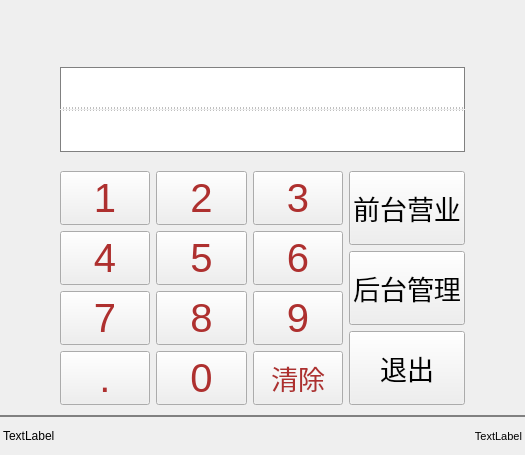
<?xml version="1.0" encoding="UTF-8"?>
<ui version="4.0">
 <class>backviewdialog3_Dialog</class>
 <widget class="QDialog" name="backviewdialog3_Dialog">
  <property name="geometry">
   <rect>
    <x>0</x>
    <y>0</y>
    <width>525</width>
    <height>455</height>
   </rect>
  </property>
  <property name="windowTitle">
   <string>Dialog</string>
  </property>
  <layout class="QVBoxLayout" name="verticalLayout_3" stretch="1,0,0">
   <property name="spacing">
    <number>0</number>
   </property>
   <property name="leftMargin">
    <number>0</number>
   </property>
   <property name="topMargin">
    <number>0</number>
   </property>
   <property name="rightMargin">
    <number>0</number>
   </property>
   <property name="bottomMargin">
    <number>0</number>
   </property>
   <item>
    <widget class="QFrame" name="frame">
     <property name="minimumSize">
      <size>
       <width>0</width>
       <height>0</height>
      </size>
     </property>
     <property name="maximumSize">
      <size>
       <width>16777215</width>
       <height>16777215</height>
      </size>
     </property>
     <property name="styleSheet">
      <string notr="true"/>
     </property>
     <property name="frameShape">
      <enum>QFrame::NoFrame</enum>
     </property>
     <property name="frameShadow">
      <enum>QFrame::Raised</enum>
     </property>
     <property name="lineWidth">
      <number>0</number>
     </property>
     <property name="outer_stylesheet" stdset="0">
      <string>normal_view_color</string>
     </property>
     <layout class="QVBoxLayout" name="verticalLayout_5" stretch="0,1,0">
      <property name="spacing">
       <number>0</number>
      </property>
      <property name="leftMargin">
       <number>0</number>
      </property>
      <property name="topMargin">
       <number>0</number>
      </property>
      <property name="rightMargin">
       <number>0</number>
      </property>
      <property name="bottomMargin">
       <number>0</number>
      </property>
      <item>
       <layout class="QHBoxLayout" name="horizontalLayout_3" stretch="0,1,0">
        <property name="spacing">
         <number>0</number>
        </property>
        <item>
         <widget class="QPushButton" name="pushButton">
          <property name="focusPolicy">
           <enum>Qt::NoFocus</enum>
          </property>
          <property name="styleSheet">
           <string notr="true">background:transparent;
border:0px;</string>
          </property>
          <property name="text">
           <string/>
          </property>
          <property name="icon">
           <iconset resource="../res.qrc">
            <normaloff>:/image/widgets_pic/logo1.png</normaloff>:/image/widgets_pic/logo1.png</iconset>
          </property>
          <property name="iconSize">
           <size>
            <width>100</width>
            <height>50</height>
           </size>
          </property>
          <property name="flat">
           <bool>false</bool>
          </property>
         </widget>
        </item>
        <item>
         <spacer name="horizontalSpacer">
          <property name="orientation">
           <enum>Qt::Horizontal</enum>
          </property>
          <property name="sizeHint" stdset="0">
           <size>
            <width>40</width>
            <height>20</height>
           </size>
          </property>
         </spacer>
        </item>
        <item>
         <widget class="QPushButton" name="pushButton_dbset">
          <property name="sizePolicy">
           <sizepolicy hsizetype="Expanding" vsizetype="Expanding">
            <horstretch>0</horstretch>
            <verstretch>0</verstretch>
           </sizepolicy>
          </property>
          <property name="minimumSize">
           <size>
            <width>0</width>
            <height>0</height>
           </size>
          </property>
          <property name="maximumSize">
           <size>
            <width>16777215</width>
            <height>16777215</height>
           </size>
          </property>
          <property name="focusPolicy">
           <enum>Qt::StrongFocus</enum>
          </property>
          <property name="styleSheet">
           <string notr="true">border:0px;
background:transparent;</string>
          </property>
          <property name="text">
           <string/>
          </property>
          <property name="icon">
           <iconset resource="../res.qrc">
            <normaloff>:/image/widgets_pic/sqlsetting.png</normaloff>:/image/widgets_pic/sqlsetting.png</iconset>
          </property>
          <property name="iconSize">
           <size>
            <width>30</width>
            <height>30</height>
           </size>
          </property>
          <property name="autoDefault">
           <bool>true</bool>
          </property>
          <property name="default">
           <bool>true</bool>
          </property>
          <property name="flat">
           <bool>true</bool>
          </property>
         </widget>
        </item>
       </layout>
      </item>
      <item>
       <spacer name="verticalSpacer">
        <property name="orientation">
         <enum>Qt::Vertical</enum>
        </property>
        <property name="sizeHint" stdset="0">
         <size>
          <width>20</width>
          <height>40</height>
         </size>
        </property>
       </spacer>
      </item>
      <item>
       <layout class="QVBoxLayout" name="verticalLayout_2">
        <property name="spacing">
         <number>0</number>
        </property>
        <property name="leftMargin">
         <number>60</number>
        </property>
        <property name="rightMargin">
         <number>60</number>
        </property>
        <property name="bottomMargin">
         <number>10</number>
        </property>
        <item>
         <widget class="QLineEdit" name="lineEdit_usr">
          <property name="sizePolicy">
           <sizepolicy hsizetype="Expanding" vsizetype="Fixed">
            <horstretch>0</horstretch>
            <verstretch>0</verstretch>
           </sizepolicy>
          </property>
          <property name="minimumSize">
           <size>
            <width>0</width>
            <height>42</height>
           </size>
          </property>
          <property name="maximumSize">
           <size>
            <width>16777215</width>
            <height>50</height>
           </size>
          </property>
          <property name="styleSheet">
           <string notr="true">QLineEdit{
background-image: url(:/image/widgets_pic/login_usr.png);
background-repeat: no-repeat;

padding-left:60px;
border:1px solid gray;
border-bottom:1px dashed gray;

color:#A0A0A0;
font-size:20pt;
}

QLineEdit:focus{
color:purple;
}</string>
          </property>
          <property name="text">
           <string/>
          </property>
         </widget>
        </item>
        <item>
         <widget class="QLineEdit" name="lineEdit_pwd">
          <property name="minimumSize">
           <size>
            <width>0</width>
            <height>42</height>
           </size>
          </property>
          <property name="maximumSize">
           <size>
            <width>16777215</width>
            <height>40</height>
           </size>
          </property>
          <property name="styleSheet">
           <string notr="true">QLineEdit{
background-image: url(:/image/widgets_pic/login_pwd.png);
background-repeat: no-repeat;

padding-left:60px;
border:1px solid gray;
border-top:1px dashed gray;

color:#A0A0A0;
font-size:20pt;
}

QLineEdit:focus{
color:purple;
}</string>
          </property>
          <property name="text">
           <string/>
          </property>
         </widget>
        </item>
       </layout>
      </item>
     </layout>
    </widget>
   </item>
   <item>
    <widget class="QFrame" name="frame_2">
     <property name="frameShape">
      <enum>QFrame::NoFrame</enum>
     </property>
     <property name="frameShadow">
      <enum>QFrame::Raised</enum>
     </property>
     <layout class="QVBoxLayout" name="verticalLayout_4">
      <property name="leftMargin">
       <number>60</number>
      </property>
      <property name="topMargin">
       <number>10</number>
      </property>
      <property name="rightMargin">
       <number>60</number>
      </property>
      <property name="bottomMargin">
       <number>10</number>
      </property>
      <item>
       <layout class="QHBoxLayout" name="horizontalLayout" stretch="3,1">
        <item>
         <layout class="QGridLayout" name="gridLayout">
          <item row="0" column="0">
           <widget class="QPushButton" name="pushButton_num1">
            <property name="sizePolicy">
             <sizepolicy hsizetype="Expanding" vsizetype="Expanding">
              <horstretch>0</horstretch>
              <verstretch>0</verstretch>
             </sizepolicy>
            </property>
            <property name="minimumSize">
             <size>
              <width>0</width>
              <height>0</height>
             </size>
            </property>
            <property name="maximumSize">
             <size>
              <width>16777215</width>
              <height>16777215</height>
             </size>
            </property>
            <property name="focusPolicy">
             <enum>Qt::NoFocus</enum>
            </property>
            <property name="styleSheet">
             <string notr="true">QPushButton{
color:#ae302f;
font:30pt;
}</string>
            </property>
            <property name="text">
             <string>1</string>
            </property>
            <property name="outer_stylesheet" stdset="0">
             <string>pushbutton</string>
            </property>
           </widget>
          </item>
          <item row="0" column="1">
           <widget class="QPushButton" name="pushButton_num2">
            <property name="sizePolicy">
             <sizepolicy hsizetype="Expanding" vsizetype="Expanding">
              <horstretch>0</horstretch>
              <verstretch>0</verstretch>
             </sizepolicy>
            </property>
            <property name="minimumSize">
             <size>
              <width>0</width>
              <height>0</height>
             </size>
            </property>
            <property name="maximumSize">
             <size>
              <width>16777215</width>
              <height>16777215</height>
             </size>
            </property>
            <property name="focusPolicy">
             <enum>Qt::NoFocus</enum>
            </property>
            <property name="styleSheet">
             <string notr="true">QPushButton{
color:#ae302f;
font:30pt;
}</string>
            </property>
            <property name="text">
             <string>2</string>
            </property>
            <property name="outer_stylesheet" stdset="0">
             <string>pushbutton</string>
            </property>
           </widget>
          </item>
          <item row="0" column="2">
           <widget class="QPushButton" name="pushButton_num3">
            <property name="sizePolicy">
             <sizepolicy hsizetype="Expanding" vsizetype="Expanding">
              <horstretch>0</horstretch>
              <verstretch>0</verstretch>
             </sizepolicy>
            </property>
            <property name="minimumSize">
             <size>
              <width>0</width>
              <height>0</height>
             </size>
            </property>
            <property name="maximumSize">
             <size>
              <width>16777215</width>
              <height>16777215</height>
             </size>
            </property>
            <property name="focusPolicy">
             <enum>Qt::NoFocus</enum>
            </property>
            <property name="styleSheet">
             <string notr="true">QPushButton{
color:#ae302f;
font:30pt;
}</string>
            </property>
            <property name="text">
             <string>3</string>
            </property>
            <property name="outer_stylesheet" stdset="0">
             <string>pushbutton</string>
            </property>
           </widget>
          </item>
          <item row="1" column="0">
           <widget class="QPushButton" name="pushButton_num4">
            <property name="sizePolicy">
             <sizepolicy hsizetype="Expanding" vsizetype="Expanding">
              <horstretch>0</horstretch>
              <verstretch>0</verstretch>
             </sizepolicy>
            </property>
            <property name="minimumSize">
             <size>
              <width>0</width>
              <height>0</height>
             </size>
            </property>
            <property name="maximumSize">
             <size>
              <width>16777215</width>
              <height>16777215</height>
             </size>
            </property>
            <property name="focusPolicy">
             <enum>Qt::NoFocus</enum>
            </property>
            <property name="styleSheet">
             <string notr="true">QPushButton{
color:#ae302f;
font:30pt;
}</string>
            </property>
            <property name="text">
             <string>4</string>
            </property>
            <property name="outer_stylesheet" stdset="0">
             <string>pushbutton</string>
            </property>
           </widget>
          </item>
          <item row="1" column="1">
           <widget class="QPushButton" name="pushButton_num5">
            <property name="sizePolicy">
             <sizepolicy hsizetype="Expanding" vsizetype="Expanding">
              <horstretch>0</horstretch>
              <verstretch>0</verstretch>
             </sizepolicy>
            </property>
            <property name="minimumSize">
             <size>
              <width>0</width>
              <height>0</height>
             </size>
            </property>
            <property name="maximumSize">
             <size>
              <width>16777215</width>
              <height>16777215</height>
             </size>
            </property>
            <property name="focusPolicy">
             <enum>Qt::NoFocus</enum>
            </property>
            <property name="styleSheet">
             <string notr="true">QPushButton{
color:#ae302f;
font:30pt;
}</string>
            </property>
            <property name="text">
             <string>5</string>
            </property>
            <property name="outer_stylesheet" stdset="0">
             <string>pushbutton</string>
            </property>
           </widget>
          </item>
          <item row="1" column="2">
           <widget class="QPushButton" name="pushButton_num6">
            <property name="sizePolicy">
             <sizepolicy hsizetype="Expanding" vsizetype="Expanding">
              <horstretch>0</horstretch>
              <verstretch>0</verstretch>
             </sizepolicy>
            </property>
            <property name="minimumSize">
             <size>
              <width>0</width>
              <height>0</height>
             </size>
            </property>
            <property name="maximumSize">
             <size>
              <width>16777215</width>
              <height>16777215</height>
             </size>
            </property>
            <property name="focusPolicy">
             <enum>Qt::NoFocus</enum>
            </property>
            <property name="styleSheet">
             <string notr="true">QPushButton{
color:#ae302f;
font:30pt;
}</string>
            </property>
            <property name="text">
             <string>6</string>
            </property>
            <property name="outer_stylesheet" stdset="0">
             <string>pushbutton</string>
            </property>
           </widget>
          </item>
          <item row="2" column="0">
           <widget class="QPushButton" name="pushButton_num7">
            <property name="sizePolicy">
             <sizepolicy hsizetype="Expanding" vsizetype="Expanding">
              <horstretch>0</horstretch>
              <verstretch>0</verstretch>
             </sizepolicy>
            </property>
            <property name="minimumSize">
             <size>
              <width>0</width>
              <height>0</height>
             </size>
            </property>
            <property name="maximumSize">
             <size>
              <width>16777215</width>
              <height>16777215</height>
             </size>
            </property>
            <property name="focusPolicy">
             <enum>Qt::NoFocus</enum>
            </property>
            <property name="styleSheet">
             <string notr="true">QPushButton{
color:#ae302f;
font:30pt;
}</string>
            </property>
            <property name="text">
             <string>7</string>
            </property>
            <property name="outer_stylesheet" stdset="0">
             <string>pushbutton</string>
            </property>
           </widget>
          </item>
          <item row="2" column="1">
           <widget class="QPushButton" name="pushButton_num8">
            <property name="sizePolicy">
             <sizepolicy hsizetype="Expanding" vsizetype="Expanding">
              <horstretch>0</horstretch>
              <verstretch>0</verstretch>
             </sizepolicy>
            </property>
            <property name="minimumSize">
             <size>
              <width>0</width>
              <height>0</height>
             </size>
            </property>
            <property name="maximumSize">
             <size>
              <width>16777215</width>
              <height>16777215</height>
             </size>
            </property>
            <property name="focusPolicy">
             <enum>Qt::NoFocus</enum>
            </property>
            <property name="styleSheet">
             <string notr="true">QPushButton{
color:#ae302f;
font:30pt;
}</string>
            </property>
            <property name="text">
             <string>8</string>
            </property>
            <property name="outer_stylesheet" stdset="0">
             <string>pushbutton</string>
            </property>
           </widget>
          </item>
          <item row="2" column="2">
           <widget class="QPushButton" name="pushButton_num9">
            <property name="sizePolicy">
             <sizepolicy hsizetype="Expanding" vsizetype="Expanding">
              <horstretch>0</horstretch>
              <verstretch>0</verstretch>
             </sizepolicy>
            </property>
            <property name="minimumSize">
             <size>
              <width>0</width>
              <height>0</height>
             </size>
            </property>
            <property name="maximumSize">
             <size>
              <width>16777215</width>
              <height>16777215</height>
             </size>
            </property>
            <property name="focusPolicy">
             <enum>Qt::NoFocus</enum>
            </property>
            <property name="styleSheet">
             <string notr="true">QPushButton{
color:#ae302f;
font:30pt;
}</string>
            </property>
            <property name="text">
             <string>9</string>
            </property>
            <property name="outer_stylesheet" stdset="0">
             <string>pushbutton</string>
            </property>
           </widget>
          </item>
          <item row="3" column="0">
           <widget class="QPushButton" name="pushButton_dot">
            <property name="sizePolicy">
             <sizepolicy hsizetype="Expanding" vsizetype="Expanding">
              <horstretch>0</horstretch>
              <verstretch>0</verstretch>
             </sizepolicy>
            </property>
            <property name="minimumSize">
             <size>
              <width>0</width>
              <height>0</height>
             </size>
            </property>
            <property name="maximumSize">
             <size>
              <width>16777215</width>
              <height>16777215</height>
             </size>
            </property>
            <property name="focusPolicy">
             <enum>Qt::NoFocus</enum>
            </property>
            <property name="styleSheet">
             <string notr="true">QPushButton{
color:#ae302f;
font:30pt;
}</string>
            </property>
            <property name="text">
             <string>.</string>
            </property>
            <property name="outer_stylesheet" stdset="0">
             <string>pushbutton</string>
            </property>
           </widget>
          </item>
          <item row="3" column="1">
           <widget class="QPushButton" name="pushButton_num0">
            <property name="sizePolicy">
             <sizepolicy hsizetype="Expanding" vsizetype="Expanding">
              <horstretch>0</horstretch>
              <verstretch>0</verstretch>
             </sizepolicy>
            </property>
            <property name="minimumSize">
             <size>
              <width>0</width>
              <height>0</height>
             </size>
            </property>
            <property name="maximumSize">
             <size>
              <width>16777215</width>
              <height>16777215</height>
             </size>
            </property>
            <property name="focusPolicy">
             <enum>Qt::NoFocus</enum>
            </property>
            <property name="styleSheet">
             <string notr="true">QPushButton{
color:#ae302f;
font:30pt;
}</string>
            </property>
            <property name="text">
             <string>0</string>
            </property>
            <property name="outer_stylesheet" stdset="0">
             <string>pushbutton</string>
            </property>
           </widget>
          </item>
          <item row="3" column="2">
           <widget class="QPushButton" name="pushButton_clear">
            <property name="sizePolicy">
             <sizepolicy hsizetype="Expanding" vsizetype="Expanding">
              <horstretch>0</horstretch>
              <verstretch>0</verstretch>
             </sizepolicy>
            </property>
            <property name="minimumSize">
             <size>
              <width>0</width>
              <height>0</height>
             </size>
            </property>
            <property name="maximumSize">
             <size>
              <width>16777215</width>
              <height>16777215</height>
             </size>
            </property>
            <property name="focusPolicy">
             <enum>Qt::NoFocus</enum>
            </property>
            <property name="styleSheet">
             <string notr="true">QPushButton{
color:#ae302f;
font:20pt;
}</string>
            </property>
            <property name="text">
             <string>清除</string>
            </property>
            <property name="outer_stylesheet" stdset="0">
             <string>pushbutton</string>
            </property>
           </widget>
          </item>
         </layout>
        </item>
        <item>
         <layout class="QVBoxLayout" name="verticalLayout">
          <item>
           <widget class="QPushButton" name="pushButton_pre">
            <property name="sizePolicy">
             <sizepolicy hsizetype="Expanding" vsizetype="Expanding">
              <horstretch>0</horstretch>
              <verstretch>0</verstretch>
             </sizepolicy>
            </property>
            <property name="minimumSize">
             <size>
              <width>0</width>
              <height>0</height>
             </size>
            </property>
            <property name="maximumSize">
             <size>
              <width>16777215</width>
              <height>16777215</height>
             </size>
            </property>
            <property name="styleSheet">
             <string notr="true">QPushButton{
color:black;
font-size:20pt;
}</string>
            </property>
            <property name="text">
             <string>前台营业</string>
            </property>
            <property name="outer_stylesheet" stdset="0">
             <string>pushbutton_plain_yellow</string>
            </property>
           </widget>
          </item>
          <item>
           <widget class="QPushButton" name="pushButton_back">
            <property name="sizePolicy">
             <sizepolicy hsizetype="Expanding" vsizetype="Expanding">
              <horstretch>0</horstretch>
              <verstretch>0</verstretch>
             </sizepolicy>
            </property>
            <property name="minimumSize">
             <size>
              <width>0</width>
              <height>0</height>
             </size>
            </property>
            <property name="maximumSize">
             <size>
              <width>16777215</width>
              <height>16777215</height>
             </size>
            </property>
            <property name="styleSheet">
             <string notr="true">QPushButton{
color:black;
font-size:20pt;
}</string>
            </property>
            <property name="text">
             <string>后台管理</string>
            </property>
            <property name="outer_stylesheet" stdset="0">
             <string>pushbutton_plain_yellow</string>
            </property>
           </widget>
          </item>
          <item>
           <widget class="QPushButton" name="pushButton_close">
            <property name="sizePolicy">
             <sizepolicy hsizetype="Expanding" vsizetype="Expanding">
              <horstretch>0</horstretch>
              <verstretch>0</verstretch>
             </sizepolicy>
            </property>
            <property name="minimumSize">
             <size>
              <width>0</width>
              <height>0</height>
             </size>
            </property>
            <property name="maximumSize">
             <size>
              <width>16777215</width>
              <height>16777215</height>
             </size>
            </property>
            <property name="styleSheet">
             <string notr="true">QPushButton{
color:black;
font-size:20pt;
}</string>
            </property>
            <property name="text">
             <string>退出</string>
            </property>
            <property name="outer_stylesheet" stdset="0">
             <string>pushbutton_plain_yellow</string>
            </property>
           </widget>
          </item>
         </layout>
        </item>
       </layout>
      </item>
     </layout>
    </widget>
   </item>
   <item>
    <layout class="QHBoxLayout" name="horizontalLayout_2">
     <property name="spacing">
      <number>0</number>
     </property>
     <item>
      <widget class="QLabel" name="label_info">
       <property name="minimumSize">
        <size>
         <width>0</width>
         <height>40</height>
        </size>
       </property>
       <property name="maximumSize">
        <size>
         <width>16777215</width>
         <height>40</height>
        </size>
       </property>
       <property name="styleSheet">
        <string notr="true">border-top:2px solid gray;</string>
       </property>
       <property name="text">
        <string>TextLabel</string>
       </property>
      </widget>
     </item>
     <item>
      <widget class="QLabel" name="label_version">
       <property name="minimumSize">
        <size>
         <width>0</width>
         <height>40</height>
        </size>
       </property>
       <property name="maximumSize">
        <size>
         <width>16777215</width>
         <height>40</height>
        </size>
       </property>
       <property name="styleSheet">
        <string notr="true">border-top:2px solid gray;
font:8pt;</string>
       </property>
       <property name="text">
        <string>TextLabel</string>
       </property>
       <property name="alignment">
        <set>Qt::AlignRight|Qt::AlignTrailing|Qt::AlignVCenter</set>
       </property>
      </widget>
     </item>
    </layout>
   </item>
  </layout>
 </widget>
 <tabstops>
  <tabstop>pushButton_pre</tabstop>
  <tabstop>pushButton_back</tabstop>
  <tabstop>pushButton_close</tabstop>
  <tabstop>lineEdit_usr</tabstop>
  <tabstop>lineEdit_pwd</tabstop>
  <tabstop>pushButton_dbset</tabstop>
 </tabstops>
 <resources>
  <include location="../res.qrc"/>
 </resources>
 <connections/>
</ui>
